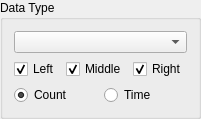
               <widget class="QGroupBox" name="groupBox_3">
                <property name="title">
                 <string>Data Type</string>
                </property>
                <layout class="QGridLayout" name="gridLayout_6">
                 <item row="1" column="0">
                  <layout class="QHBoxLayout" name="horizontalLayout_4">
                   <item>
                    <widget class="QCheckBox" name="show_left_clicks">
                     <property name="toolTip">
                      <string>Show left mouse clicks / left thumbstick.</string>
                     </property>
                     <property name="text">
                      <string>Left</string>
                     </property>
                     <property name="checked">
                      <bool>true</bool>
                     </property>
                    </widget>
                   </item>
                   <item>
                    <widget class="QCheckBox" name="show_middle_clicks">
                     <property name="toolTip">
                      <string>Show middle mouse clicks.</string>
                     </property>
                     <property name="text">
                      <string>Middle</string>
                     </property>
                     <property name="checked">
                      <bool>true</bool>
                     </property>
                    </widget>
                   </item>
                   <item>
                    <widget class="QCheckBox" name="show_right_clicks">
                     <property name="toolTip">
                      <string>Show right mouse clicks / right thumbstick.</string>
                     </property>
                     <property name="text">
                      <string>Right</string>
                     </property>
                     <property name="checked">
                      <bool>true</bool>
                     </property>
                    </widget>
                   </item>
                  </layout>
                 </item>
                 <item row="0" column="0">
                  <widget class="QComboBox" name="map_type">
                   <property name="toolTip">
                    <string>Select which dataset to render.
If no data exists, then a blank image will be shown.</string>
                   </property>
                  </widget>
                 </item>
                 <item row="2" column="0">
                  <layout class="QHBoxLayout" name="horizontalLayout_2">
                   <item>
                    <widget class="QRadioButton" name="show_count">
                     <property name="text">
                      <string>Count</string>
                     </property>
                     <property name="checked">
                      <bool>true</bool>
                     </property>
                    </widget>
                   </item>
                   <item>
                    <widget class="QRadioButton" name="show_time">
                     <property name="text">
                      <string>Time</string>
                     </property>
                    </widget>
                   </item>
                  </layout>
                 </item>
                </layout>
               </widget>
